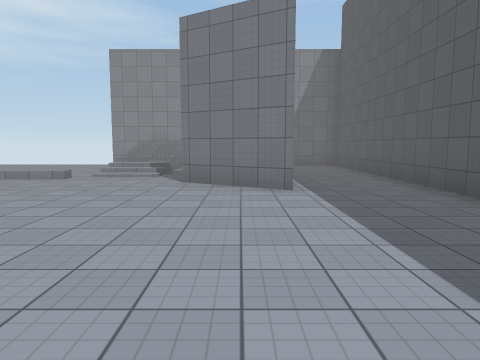
[1] (above)

22 first-person views from a walk through a Unity game level. The camera is 1.5 m above the floor, tilts 6° down and sees 70° across. The floor is counted in squares, 2 m on a side. Each view is taken from the middle of a square. On the plan, view 1 faces up. The plan holds only what a view shows up to about 11 squares ahead; the rest is blank. The place goes on beyond the plan. The player character is not drawn. Surface patterns are stand-ins for the level's own textures.

[2]
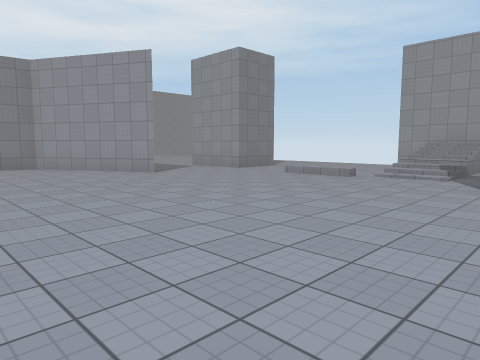

[3]
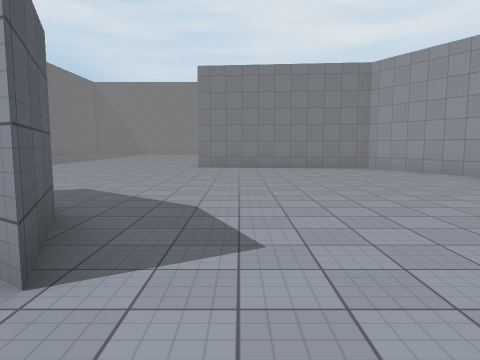

[4]
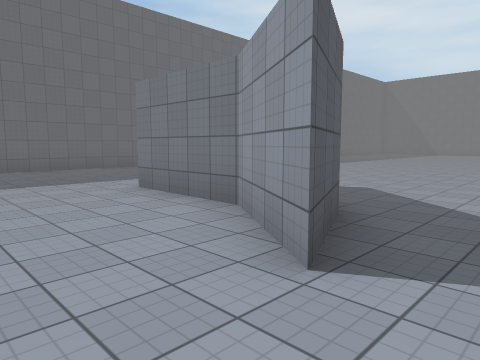

[5]
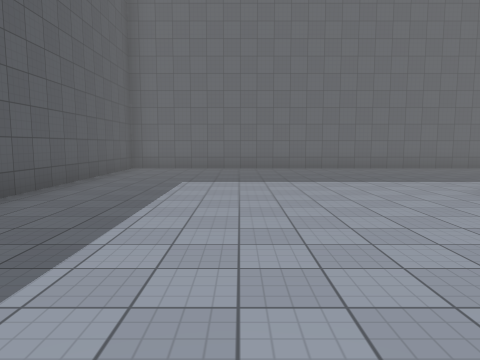

[6]
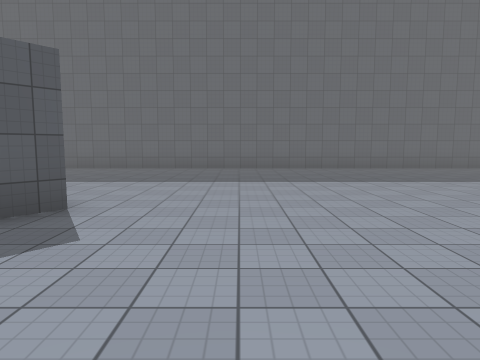

[7]
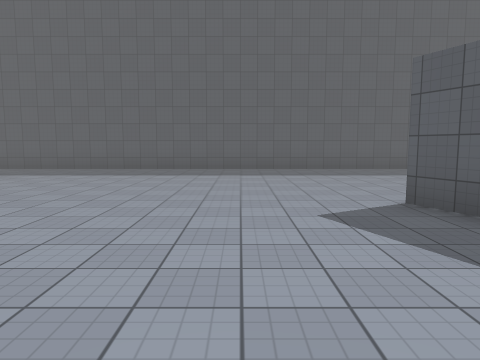

[8]
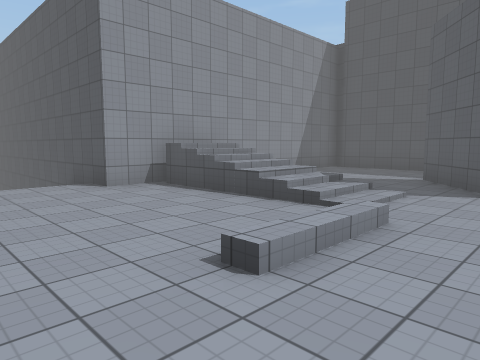

[9]
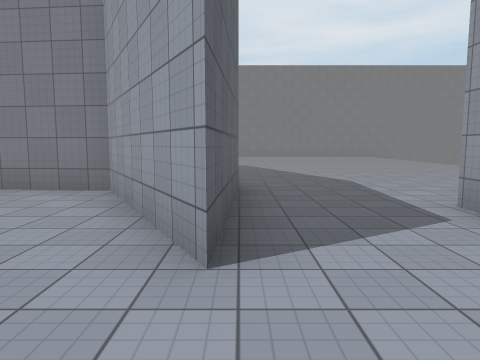

[10]
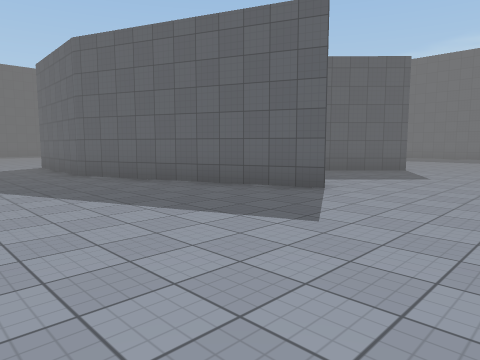

[11]
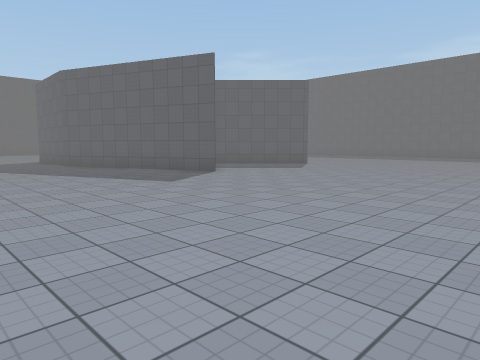

[12]
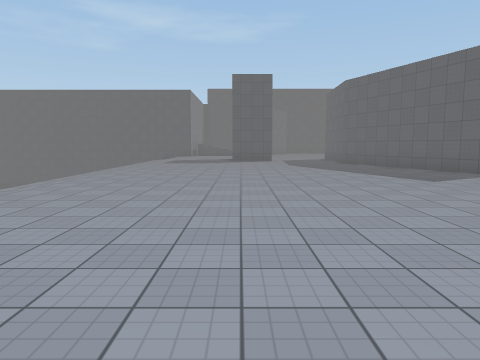

[13]
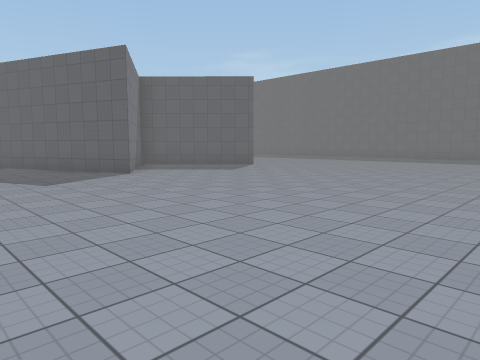

[14]
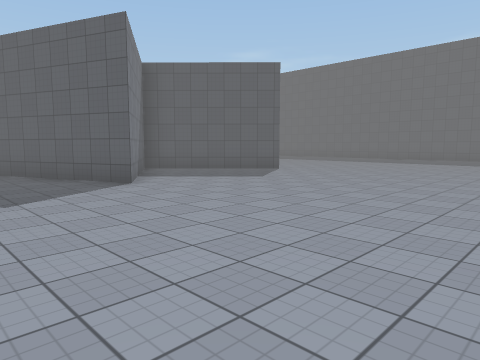

[15]
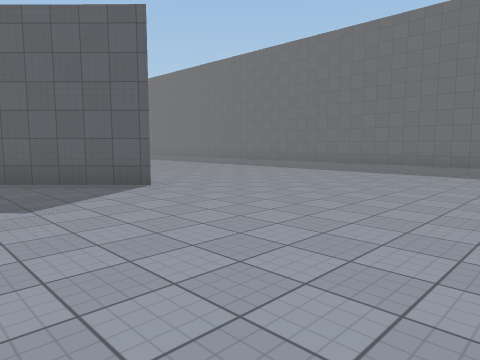

[16]
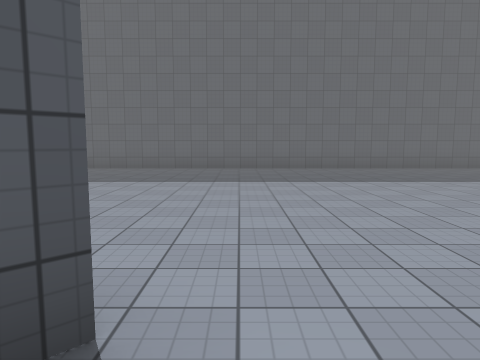

[17]
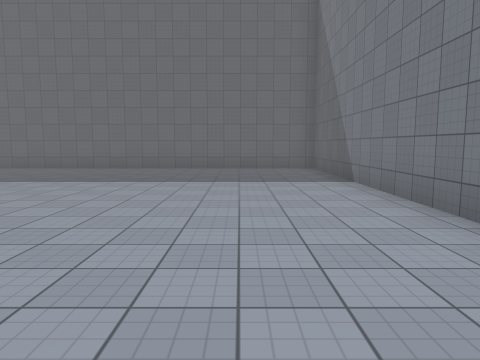

[18]
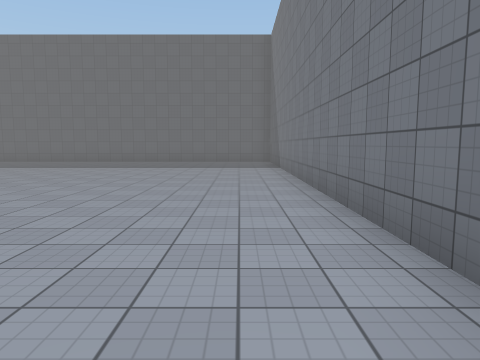

[19]
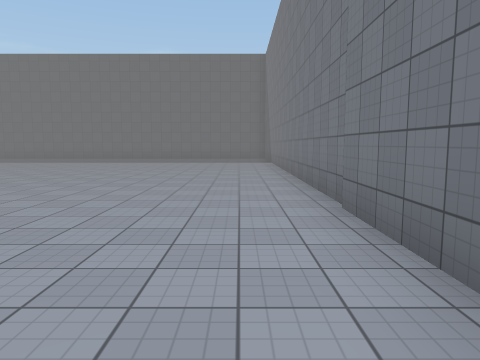

[20]
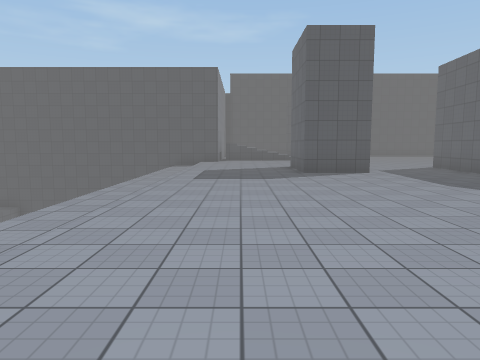

[21]
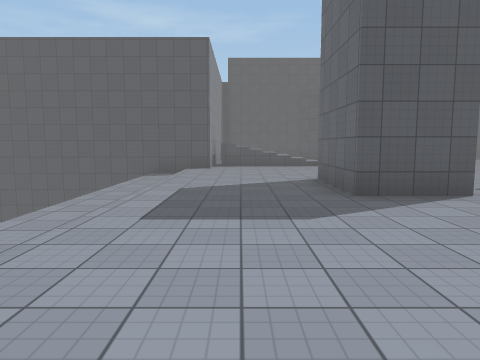

[22]
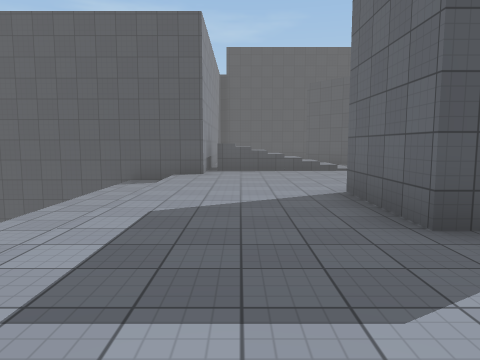

### Floor plan
Key: @ floor where view 1 was taken; # wall or solid block; . main floor; - floor 0.25 m lower than the main floor; / step, stairs or slope; ^ raised ledge; v drop or lower ground.
Columns run from 27 left of view 1 to 4 right of it. Each row starts with its distance up from view 1.
 16                        #
 15                        #
 14          vvvvvvvvvvvvvv#
 13        ----------------#
 12       .................#########
 11     ....................#^  ...#
 10    .....................^^ ....#
  9   ...............###....//.....#
  8    ..............###....//.#...#
  7   ........................##...#
  6   .........................#...#
  5  ...............####...........#
  4 #............#####.............#
  3 #..........### #...............#
  2 #...........## #...............#
  1 #............###...............#
  0 #............###...........@...#
 -1 #...........## #...............#
 -2 #..........##  #.......##......#
 -3 #............ .........#.......#
 -4 #..................... #.......#
 -5 #.....................##.......#
 -6 #............. ........#.......#
 -7 #............. ................#
 -8 #..............................#
 -9 #..............................#
-10 #..............................#
-11 #..............................#
-12 ################################

Where each view was taken, in squares from view 1:
view 1: 0 up, 0 right, facing up
view 2: 0 up, 0 right, facing up-left
view 3: 1 down, 1 left, facing left
view 4: 1 down, 1 left, facing down-left
view 5: 1 down, 0 right, facing down
view 6: 1 down, 8 left, facing down
view 7: 0 up, 7 left, facing right
view 8: 6 up, 7 left, facing up-right
view 9: 5 up, 6 left, facing left
view 10: 8 up, 20 left, facing down-right
view 11: 9 up, 24 left, facing down-right
view 12: 9 up, 25 left, facing right
view 13: 7 up, 25 left, facing down-right
view 14: 6 up, 23 left, facing down-right
view 15: 1 up, 22 left, facing down-right
view 16: 1 down, 17 left, facing down
view 17: 1 down, 24 left, facing down
view 18: 3 up, 25 left, facing down
view 19: 6 up, 25 left, facing down
view 20: 11 up, 19 left, facing right
view 21: 11 up, 15 left, facing right
view 22: 11 up, 13 left, facing right
